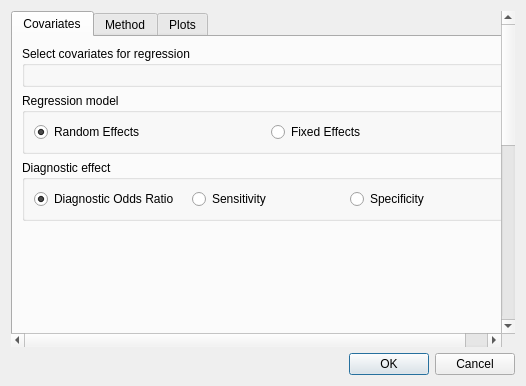
<?xml version="1.0" encoding="UTF-8"?>
<ui version="4.0">
 <class>AnalysisSetupDialog</class>
 <widget class="QDialog" name="AnalysisSetupDialog">
  <property name="windowModality">
   <enum>Qt::ApplicationModal</enum>
  </property>
  <property name="geometry"><rect><x>0</x><y>0</y><width>0</width><height>0</height></rect></property>
  <property name="windowTitle">
   <string>Method &amp; Parameters</string>
  </property>
  <property name="windowIcon">
   <iconset>
    <normaloff>:/misc/meta.png</normaloff>:/misc/meta.png</iconset>
  </property>
  <layout class="QVBoxLayout" name="verticalLayout">
   <item>
    <widget class="QScrollArea" name="content_scroll_area">
     <property name="frameShape"><enum>QFrame::NoFrame</enum></property>
     <property name="widgetResizable"><bool>true</bool></property>
     <widget class="QWidget" name="content_scroll_area_widget">
      <layout class="QVBoxLayout" name="content_scroll_layout">
       <property name="leftMargin"><number>0</number></property>
       <property name="topMargin"><number>0</number></property>
       <property name="rightMargin"><number>0</number></property>
       <property name="bottomMargin"><number>0</number></property>
       <item>
    <widget class="QTabWidget" name="specs_tab">
     <property name="currentIndex">
      <number>0</number>
     </property>
     <widget class="QWidget" name="covariates_tab">
      <attribute name="title">
       <string>Covariates</string>
      </attribute>
      <layout class="QVBoxLayout" name="covariates_tab_layout">
       <item>
        <widget class="QGroupBox" name="covariate_group_box">
         <property name="title">
          <string>Select covariates for regression</string>
         </property>
         <layout class="QGridLayout" name="covariates_layout"/>
        </widget>
       </item>
       <item>
       <widget class="QGroupBox" name="regression_model_group">
         <property name="title">
          <string>Regression model</string>
         </property>
         <layout class="QHBoxLayout" name="regression_model_layout">
          <item>
           <widget class="QRadioButton" name="random_effects_radio">
            <property name="text"><string>Random Effects</string></property>
            <property name="checked"><bool>true</bool></property>
           </widget>
          </item>
          <item>
           <widget class="QRadioButton" name="fixed_effects_radio">
            <property name="text"><string>Fixed Effects</string></property>
           </widget>
          </item>
         </layout>
        </widget>
       </item>
       <item>
        <widget class="QGroupBox" name="diagnostic_regression_group">
         <property name="title"><string>Diagnostic effect</string></property>
         <layout class="QHBoxLayout" name="diagnostic_regression_layout">
          <item><widget class="QRadioButton" name="dor_radio"><property name="text"><string>Diagnostic Odds Ratio</string></property><property name="checked"><bool>true</bool></property></widget></item>
          <item><widget class="QRadioButton" name="sensitivity_radio"><property name="text"><string>Sensitivity</string></property></widget></item>
          <item><widget class="QRadioButton" name="specificity_radio"><property name="text"><string>Specificity</string></property></widget></item>
         </layout>
        </widget>
       </item>
       <item><spacer name="covariates_spacer"><property name="orientation"><enum>Qt::Vertical</enum></property><property name="sizeHint" stdset="0"><size><width>20</width><height>40</height></size></property></spacer></item>
      </layout>
     </widget>
     <widget class="QWidget" name="methods_tab">
      <attribute name="title">
       <string>Method</string>
      </attribute>
      <layout class="QHBoxLayout" name="horizontalLayout">
       <item>
        <layout class="QGridLayout" name="gridLayout">
         <item row="0" column="0">
          <widget class="QLabel" name="method_lbl">
           <property name="text">
            <string>Analysis method:</string>
           </property>
           <property name="alignment">
            <set>Qt::AlignCenter</set>
           </property>
          </widget>
         </item>
         <item row="0" column="1">
          <widget class="AdaptiveComboBox" name="method_cbo_box"/>
         </item>
         <item row="1" column="0" colspan="2">
          <widget class="QGroupBox" name="parameter_grp_box">
           <property name="sizePolicy">
            <sizepolicy hsizetype="Preferred" vsizetype="Preferred">
             <horstretch>0</horstretch>
             <verstretch>40</verstretch>
            </sizepolicy>
           </property>
           <property name="title">
            <string/>
           </property>
          </widget>
         </item>
         <item row="0" column="2">
          <widget class="QLabel" name="lr_dor_method_lbl">
           <property name="visible"><bool>false</bool></property>
           <property name="text"><string>Likelihood Ratios and Diagnostic Odds Ratio</string></property>
           <property name="alignment"><set>Qt::AlignCenter</set></property>
          </widget>
         </item>
         <item row="0" column="3">
          <widget class="AdaptiveComboBox" name="lr_dor_method_cbo_box">
           <property name="visible"><bool>false</bool></property>
          </widget>
         </item>
         <item row="1" column="2" colspan="2">
          <widget class="QGroupBox" name="lr_dor_parameter_grp_box">
           <property name="visible"><bool>false</bool></property>
          </widget>
         </item>
         <item row="2" column="0" colspan="4">
          <widget class="QGroupBox" name="shared_diagnostic_params_box">
           <property name="visible"><bool>false</bool></property>
           <property name="title"><string>Shared Parameters</string></property>
          </widget>
         </item>
        </layout>
       </item>
      </layout>
     </widget>
     <widget class="QWidget" name="plot_tab">
      <attribute name="title">
       <string>Plots</string>
      </attribute>
      <layout class="QVBoxLayout" name="verticalLayout_2">
       <item>
        <widget class="QGroupBox" name="style_group">
         <property name="title">
          <string>Plot Style</string>
         </property>
         <layout class="QGridLayout" name="style_layout">
          <item row="0" column="0">
           <widget class="QLabel" name="style_label">
            <property name="text">
             <string>Style:</string>
            </property>
           </widget>
          </item>
          <item row="0" column="1" colspan="2">
           <widget class="AdaptiveComboBox" name="style_cbo">
            <item>
             <property name="text">
              <string>Default (metafor)</string>
             </property>
            </item>
            <item>
             <property name="text">
              <string>RevMan</string>
             </property>
            </item>
            <item>
             <property name="text">
              <string>BMJ</string>
             </property>
            </item>
           </widget>
          </item>
         </layout>
        </widget>
       </item>
       <item>
        <widget class="QGroupBox" name="appearance_group">
         <property name="title">
          <string>Appearance</string>
         </property>
         <layout class="QGridLayout" name="appearance_layout">
          <item row="0" column="0">
           <widget class="QLabel" name="accent_label">
            <property name="text">
             <string>Accent color:</string>
            </property>
           </widget>
          </item>
          <item row="0" column="1">
           <widget class="QLineEdit" name="accent_color">
            <property name="text">
             <string>#2f5597</string>
            </property>
           </widget>
          </item>
          <item row="0" column="2">
           <widget class="QPushButton" name="color_btn">
            <property name="text">
             <string>...</string>
            </property>
           </widget>
          </item>
          <item row="1" column="0">
           <widget class="QLabel" name="point_size_label">
            <property name="text">
             <string>Point size multiplier:</string>
            </property>
           </widget>
          </item>
          <item row="1" column="1" colspan="2">
           <widget class="QDoubleSpinBox" name="point_size_multiplier">
            <property name="decimals">
             <number>2</number>
            </property>
            <property name="minimum">
             <double>0.250000000000000</double>
            </property>
            <property name="maximum">
             <double>3.000000000000000</double>
            </property>
            <property name="singleStep">
             <double>0.050000000000000</double>
            </property>
            <property name="value">
             <double>1.000000000000000</double>
            </property>
           </widget>
          </item>
         </layout>
        </widget>
       </item>
       <item>
        <widget class="QGroupBox" name="groupBox">
         <property name="title">
          <string>Column Labels</string>
         </property>
         <layout class="QHBoxLayout" name="horizontalLayout_2">
          <item>
           <layout class="QGridLayout" name="gridLayout_2">
            <item row="0" column="0">
             <widget class="QLabel" name="label_2">
              <property name="toolTip">
               <string>Text for column title that appears on forest plot</string>
              </property>
              <property name="text">
               <string>Column 1 label:</string>
              </property>
             </widget>
            </item>
            <item row="0" column="1">
             <widget class="QLineEdit" name="col1_str_edit">
              <property name="text">
               <string>Study or Subgroup</string>
              </property>
             </widget>
            </item>
            <item row="0" column="2">
             <widget class="QCheckBox" name="show_1">
              <property name="text">
               <string>Show</string>
              </property>
              <property name="checked">
               <bool>true</bool>
              </property>
             </widget>
            </item>
            <item row="1" column="0">
             <widget class="QLabel" name="label_4">
              <property name="toolTip">
               <string>Text for column title that appears on forest plot</string>
              </property>
              <property name="text">
               <string>Column 2 label:</string>
              </property>
             </widget>
            </item>
            <item row="1" column="1">
             <widget class="QLineEdit" name="col2_str_edit">
              <property name="text">
               <string>[default]</string>
              </property>
             </widget>
            </item>
            <item row="1" column="2">
             <widget class="QCheckBox" name="show_2">
              <property name="text">
               <string>Show</string>
              </property>
              <property name="checked">
               <bool>true</bool>
              </property>
             </widget>
            </item>
            <item row="2" column="0">
             <widget class="QLabel" name="label_5">
              <property name="toolTip">
               <string>Text for column title that appears on forest plot</string>
              </property>
              <property name="text">
               <string>Column 3 label:</string>
              </property>
             </widget>
            </item>
            <item row="2" column="1">
             <widget class="QLineEdit" name="col3_str_edit">
              <property name="text">
               <string>[default]</string>
              </property>
             </widget>
            </item>
            <item row="2" column="2">
             <widget class="QCheckBox" name="show_3">
              <property name="text">
               <string>Show</string>
              </property>
              <property name="checked">
               <bool>true</bool>
              </property>
             </widget>
            </item>
            <item row="3" column="0">
             <widget class="QLabel" name="label_6">
              <property name="toolTip">
               <string>Text for column title that appears on forest plot</string>
              </property>
              <property name="text">
               <string>Column 4 label:</string>
              </property>
             </widget>
            </item>
            <item row="3" column="1">
             <widget class="QLineEdit" name="col4_str_edit">
              <property name="text">
               <string>[default]</string>
              </property>
             </widget>
            </item>
            <item row="3" column="2">
             <widget class="QCheckBox" name="show_4">
              <property name="text">
               <string>Show</string>
              </property>
              <property name="checked">
               <bool>true</bool>
              </property>
             </widget>
            </item>
           </layout>
          </item>
         </layout>
        </widget>
       </item>
       <item>
        <widget class="QGroupBox" name="default_panel">
         <property name="title">
          <string>Default Style Options</string>
         </property>
         <layout class="QGridLayout" name="default_layout">
          <item row="0" column="0">
           <widget class="QLabel" name="raw_counts_label">
            <property name="text">
             <string>Show raw-count columns:</string>
            </property>
           </widget>
          </item>
          <item row="0" column="1">
           <widget class="QCheckBox" name="show_raw_counts">
            <property name="text">
             <string>Show</string>
            </property>
            <property name="checked">
             <bool>true</bool>
            </property>
           </widget>
          </item>
          <item row="1" column="0">
           <widget class="QLabel" name="headers_label">
            <property name="text">
             <string>Show headers:</string>
            </property>
           </widget>
          </item>
          <item row="1" column="1">
           <widget class="QCheckBox" name="show_headers">
            <property name="text">
             <string>Show</string>
            </property>
            <property name="checked">
             <bool>true</bool>
            </property>
           </widget>
          </item>
          <item row="2" column="0">
           <widget class="QLabel" name="annotation_label">
            <property name="text">
             <string>Show annotation:</string>
            </property>
           </widget>
          </item>
          <item row="2" column="1">
           <widget class="QCheckBox" name="show_annotation">
            <property name="text">
             <string>Show</string>
            </property>
            <property name="checked">
             <bool>true</bool>
            </property>
           </widget>
          </item>
         </layout>
        </widget>
       </item>
       <item>
       <layout class="QGridLayout" name="gridLayout_3">
         <item row="0" column="0">
          <widget class="QLabel" name="label_7">
           <property name="text">
            <string>X-axis label:</string>
           </property>
          </widget>
         </item>
         <item row="0" column="2">
          <widget class="QLineEdit" name="x_lbl_le">
           <property name="text">
            <string>[default]</string>
           </property>
          </widget>
         </item>
         <item row="4" column="0">
          <widget class="QLabel" name="label_8">
           <property name="text">
            <string>X-axis ticks:</string>
           </property>
          </widget>
         </item>
         <item row="4" column="2">
          <widget class="QLineEdit" name="x_ticks_le">
           <property name="text">
            <string>[default]</string>
           </property>
          </widget>
         </item>
         <item row="1" column="0">
          <widget class="QLabel" name="label_9">
           <property name="text">
            <string>X-axis lower bound</string>
           </property>
          </widget>
         </item>
         <item row="1" column="2">
          <widget class="QLineEdit" name="plot_lb_le">
           <property name="text">
            <string>[default]</string>
           </property>
          </widget>
         </item>
         <item row="2" column="0">
          <widget class="QLabel" name="label_10">
           <property name="text">
            <string>X-axis upper bound</string>
           </property>
          </widget>
         </item>
         <item row="2" column="2">
          <widget class="QLineEdit" name="plot_ub_le">
           <property name="text">
            <string>[default]</string>
           </property>
          </widget>
         </item>
         <item row="5" column="0">
          <widget class="QLabel" name="label_11">
           <property name="text">
            <string>Show summary line:</string>
           </property>
          </widget>
         </item>
         <item row="5" column="2">
          <widget class="QCheckBox" name="show_summary_line">
           <property name="text">
            <string/>
           </property>
           <property name="checked">
            <bool>true</bool>
           </property>
          </widget>
         </item>
        </layout>
       </item>
       <item>
        <widget class="QGroupBox" name="regression_group">
         <property name="title"><string>Regression Options</string></property>
         <layout class="QGridLayout" name="regression_layout">
          <item row="0" column="0"><widget class="QCheckBox" name="show_regression_line"><property name="text"><string>Show regression line</string></property><property name="checked"><bool>true</bool></property></widget></item>
          <item row="1" column="0"><widget class="QCheckBox" name="show_confidence_band"><property name="text"><string>Show confidence band</string></property><property name="checked"><bool>true</bool></property></widget></item>
          <item row="2" column="0"><widget class="QCheckBox" name="show_prediction_interval"><property name="text"><string>Show prediction interval</string></property></widget></item>
          <item row="3" column="0"><widget class="QCheckBox" name="show_legend"><property name="text"><string>Show legend</string></property></widget></item>
         </layout>
        </widget>
       </item>
       <item>
        <layout class="QHBoxLayout" name="horizontalLayout_4">
         <item>
          <widget class="QLabel" name="label_3">
           <property name="text">
            <string>Save image to:</string>
           </property>
          </widget>
         </item>
         <item>
          <widget class="QLineEdit" name="image_path">
           <property name="text">
            <string/>
           </property>
          </widget>
         </item>
         <item>
          <widget class="QPushButton" name="save_btn">
           <property name="text">
            <string>...</string>
           </property>
          </widget>
         </item>
        </layout>
       </item>
      </layout>
     </widget>
    </widget>
       </item>
      </layout>
     </widget>
    </widget>
   </item>
   <item>
    <widget class="QDialogButtonBox" name="buttonBox">
     <property name="standardButtons">
      <set>QDialogButtonBox::Cancel|QDialogButtonBox::Ok</set>
     </property>
    </widget>
   </item>
  </layout>
 </widget>
 <customwidgets>
  <customwidget>
   <class>AdaptiveComboBox</class>
   <extends>QComboBox</extends>
   <header>adaptive_controls</header>
  </customwidget>
 </customwidgets>
 <resources>
  <include location="images/icons.qrc"/>
 </resources>
 <connections/>
</ui>
